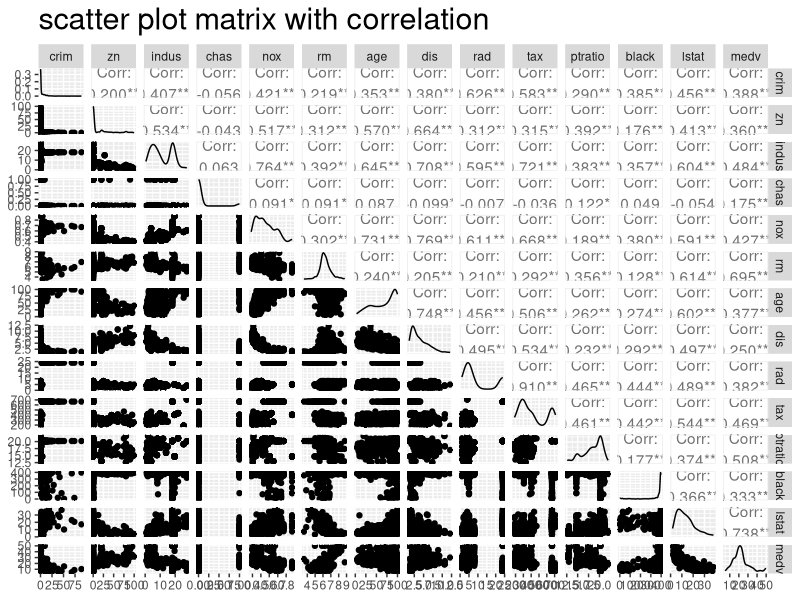
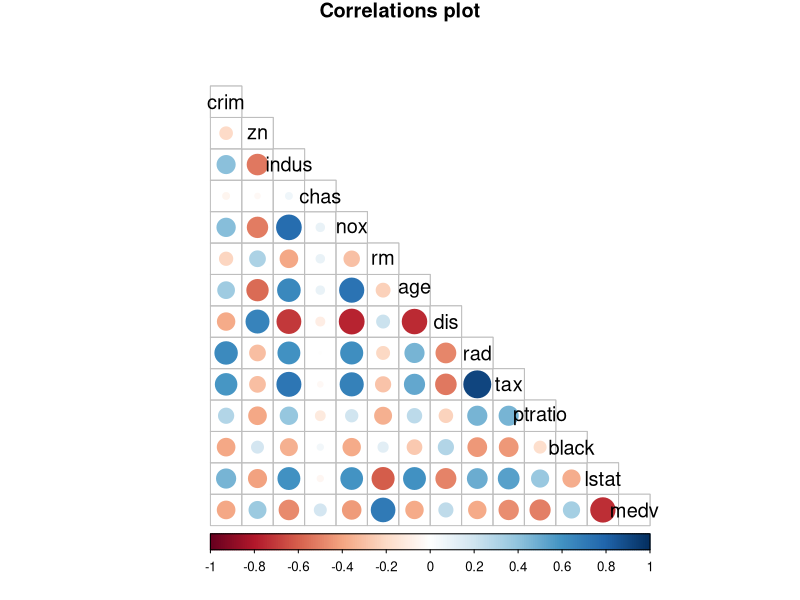
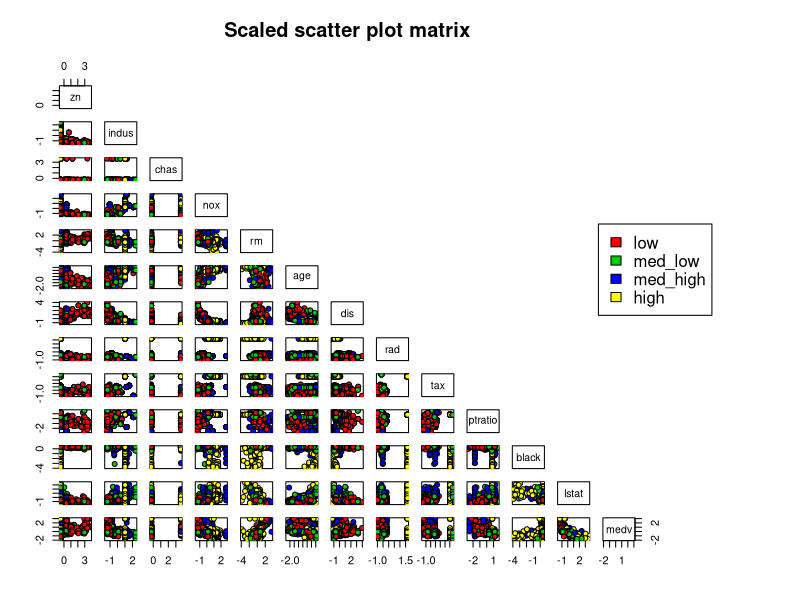
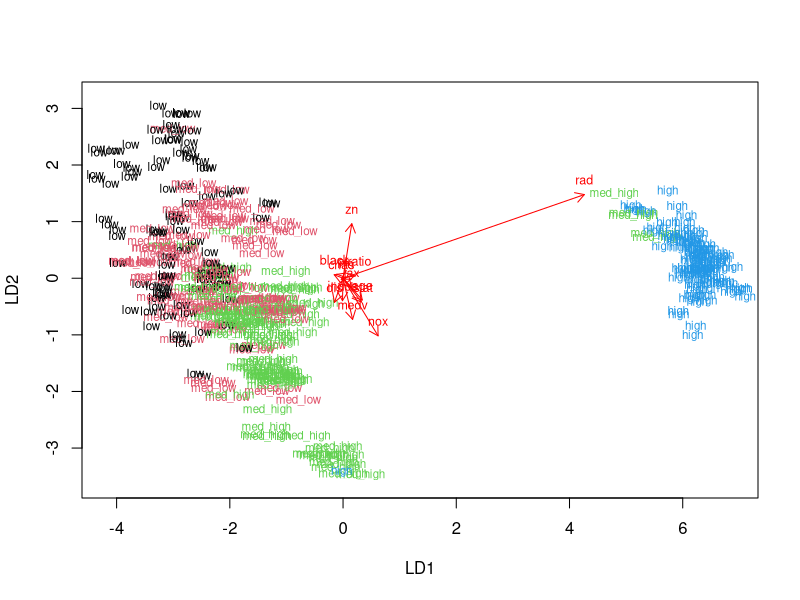
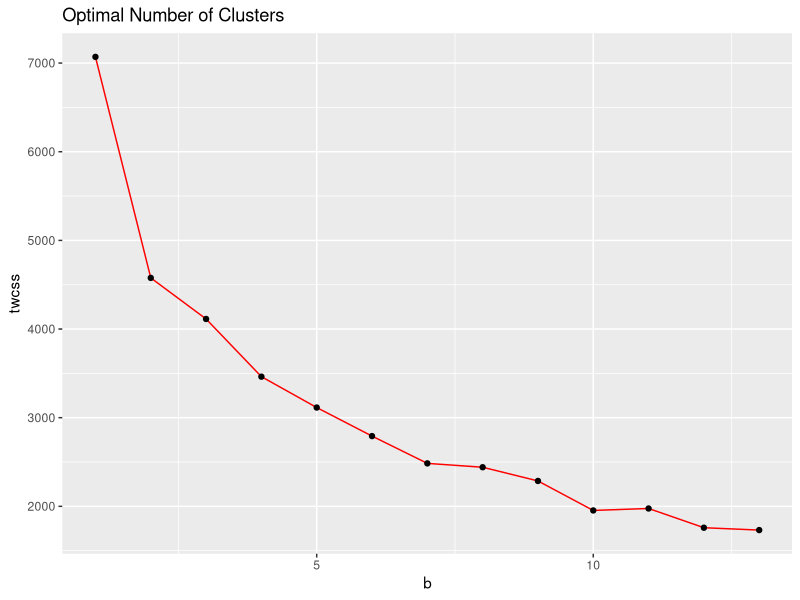
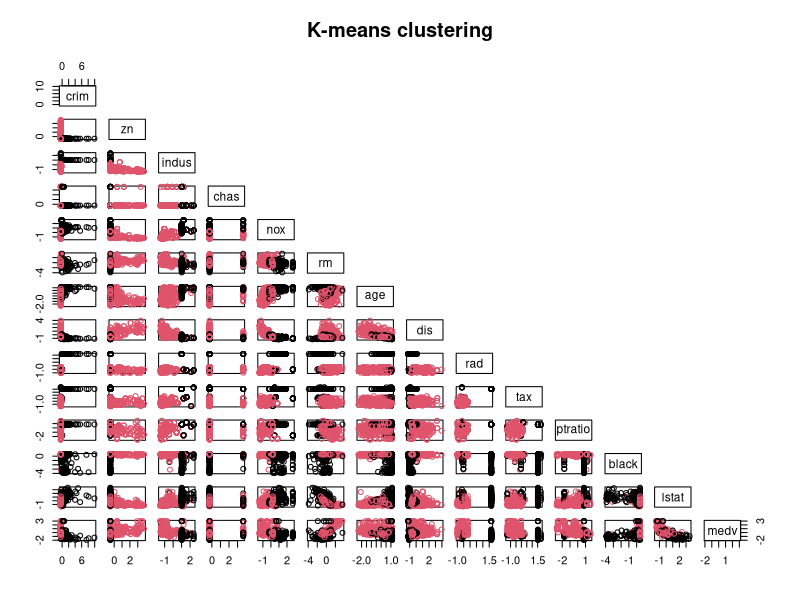
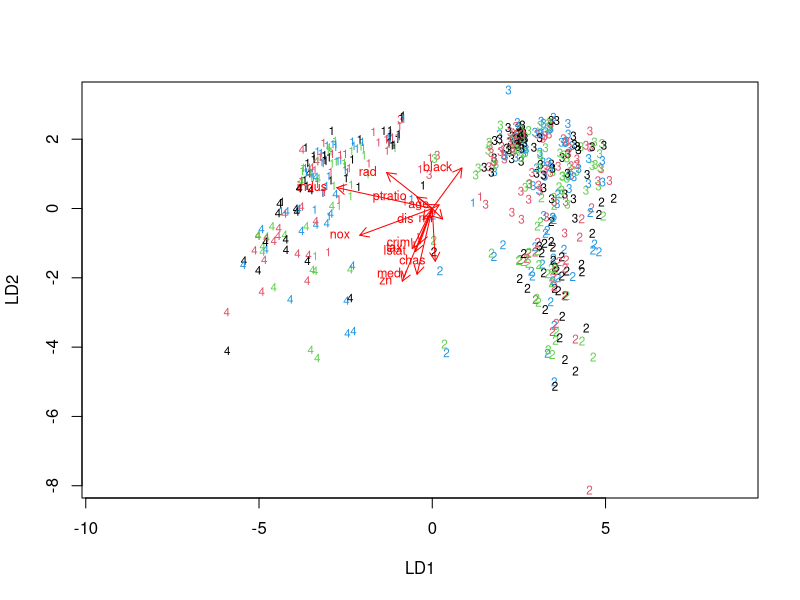

These figures' R source, in order:
## ---- chunk 1
#install.packages("corrplot") install corrplot package
#install.packages("kableExtra")
library(GGally)
library(ggplot2)
library(tidyr)
library(dplyr)
library(MASS)
library(corrplot)
library(ggpubr)
library(magrittr)
library(boot)
library(knitr)
library(kableExtra)
#library("DT")
## ---- chunk 2
# load the data
data("Boston")

str(Boston)
dim(Boston)
## ---- chunk 3
Boston_summary= do.call(cbind, lapply(Boston, summary))

kable(Boston_summary,"html", caption="Boston summary table") %>%   kable_styling(bootstrap_options ="condensed",  font_size = 13, full_width = F, position = "left") %>% column_spec(1:1, bold = T,color = "white", background = "green") %>% row_spec(0, bold = T,  color = "white", background = "green")

## ---- chunk 4

p1=ggpairs(Boston,title="scatter plot matrix with correlation") 
p1 + theme(plot.title = element_text(size = rel(2)))

## ---- chunk 5

cor_matrix<-cor(Boston) %>% round(digits=2)

# visualize the correlation matrix

corrplot(cor_matrix, method="circle", type = "lower", cl.pos = "b", tl.col="black", tl.pos = "d", tl.cex = 1.2,title="Correlations plot",mar=c(0,0,1,0))
## ---- chunk 6
boston_scaled <- scale(Boston)


boston_scaled<-as.data.frame(boston_scaled)
## ---- chunk 7


Boston_summary_scaled= do.call(cbind, lapply(boston_scaled, summary))

kable(Boston_summary_scaled,"html") %>%   kable_styling(bootstrap_options ="condensed",  font_size = 13, full_width = F, position = "left") %>% column_spec(1:1, bold = T,color = "white", background = "green") %>% row_spec(0, bold = T,  color = "white", background = "green")

## ---- chunk 8

bins <- quantile(boston_scaled$crim)
crime <- cut(boston_scaled$crim, breaks = bins, include.lowest = TRUE, label=c("low", "med_low", "med_high", "high"))
boston_scaled <- dplyr::select(boston_scaled, -crim)
boston_scaled <- data.frame(boston_scaled, crime)
pairs(boston_scaled[1:13], main = "Scaled scatter plot matrix",
      pch = 21, bg = c("red", "green3", "blue","yellow")[boston_scaled$crime],
      oma=c(4,4,6,12),upper.panel = NULL)
par(xpd=TRUE)
legend(0.85, 0.7, as.vector(unique(boston_scaled$crime)),  
       fill=c("red", "green3", "blue","yellow"))
## ---- chunk 9
n <- nrow(boston_scaled)

# choose randomly 80% of the rows
ind <- sample(n,  size = n * 0.8)

train <- boston_scaled[ind,]

test <- boston_scaled[-ind,]

# save the correct classes from test data
correct_classes <- test$crime

# remove the crime variable from test data
test <- dplyr::select(test, -crime)

## ---- chunk 10


# linear discriminant analysis
lda.fit <- lda(crime ~ ., data = train)
lda.fit
## ---- chunk 11

lda.arrows <- function(x, myscale = 1, arrow_heads = 0.1, color = "red", tex = 0.75, choices = c(1,2)){
  heads <- coef(x)
  arrows(x0 = 0, y0 = 0, 
         x1 = myscale * heads[,choices[1]], 
         y1 = myscale * heads[,choices[2]], col=color, length = arrow_heads)
  text(myscale * heads[,choices], labels = row.names(heads), 
       cex = tex, col=color, pos=3)
}

classes <- as.numeric(train$crime)

# plot the lda results
plot(lda.fit, dimen = 2, col=classes)
lda.arrows(lda.fit, myscale = 1.4)

## ---- chunk 12

lda.pred <- predict(lda.fit, newdata = test)

table(correct = correct_classes, predicted = lda.pred$class)

## ---- chunk 13

data('Boston')

boston_scaled2 <- scale(Boston)

dist_eu <- dist(boston_scaled2)

set.seed(12345)

k_max <- 13

twcss <- sapply(1:k_max, function(k){kmeans(boston_scaled2, k)$tot.withinss})

#qplot(x = 1:k_max, y = twcss, geom =c("point", "line"),span = 0.2)

# k-means clustering
b=x = 1:k_max
aa=data.frame(cbind(b,twcss))

ggplot(data=aa, aes(x=b, y=twcss, group=1)) +
  geom_line(color="red")+
  geom_point() + ggtitle("Optimal Number of Clusters")

## ---- chunk 14

km <-kmeans(boston_scaled2, centers = 2)

# plot the Boston dataset with clusters
pairs(boston_scaled2, main = "K-means clustering",col = km$cluster, upper.panel = NULL)

## ---- chunk 15
boston_scaled_bonus<-as.data.frame(scale(Boston))
set.seed(12345)
km_bonus<-kmeans(dist_eu, centers = 4)

myclust<-data.frame(km_bonus$cluster)
boston_scaled_bonus$clust<-km_bonus$cluster
lda.fit_bonus<-lda(clust~., data = boston_scaled_bonus)
#lda.fit_bonus


lda.arrows <- function(x, myscale = 1, arrow_heads = 0.1, color = "red", tex = 0.75, choices = c(1,2)){
  heads <- coef(x)
  arrows(x0 = 0, y0 = 0, 
         x1 = myscale * heads[,choices[1]], 
         y1 = myscale * heads[,choices[2]], col=color, length = arrow_heads)
  text(myscale * heads[,choices], labels = row.names(heads), 
       cex = tex, col=color, pos=2.5)
}


# plot the lda results
plot(lda.fit_bonus, dimen = 2, col=classes)
lda.arrows(lda.fit_bonus, myscale = 2)
